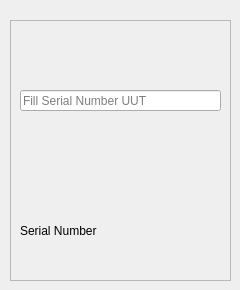
         <widget class="QWidget" name="InputStep2">
          <attribute name="title">
           <string>InputStep2</string>
          </attribute>
          <widget class="QFrame" name="frame_9">
           <property name="geometry">
            <rect>
             <x>10</x>
             <y>20</y>
             <width>221</width>
             <height>261</height>
            </rect>
           </property>
           <property name="frameShape">
            <enum>QFrame::StyledPanel</enum>
           </property>
           <property name="frameShadow">
            <enum>QFrame::Raised</enum>
           </property>
           <widget class="QLineEdit" name="lineEdit_3">
            <property name="geometry">
             <rect>
              <x>10</x>
              <y>70</y>
              <width>201</width>
              <height>21</height>
             </rect>
            </property>
            <property name="text">
             <string/>
            </property>
            <property name="placeholderText">
             <string>Fill Serial Number UUT</string>
            </property>
           </widget>
           <widget class="QLabel" name="label_10">
            <property name="geometry">
             <rect>
              <x>10</x>
              <y>200</y>
              <width>199</width>
              <height>21</height>
             </rect>
            </property>
            <property name="text">
             <string>Serial Number</string>
            </property>
           </widget>
          </widget>
         </widget>
